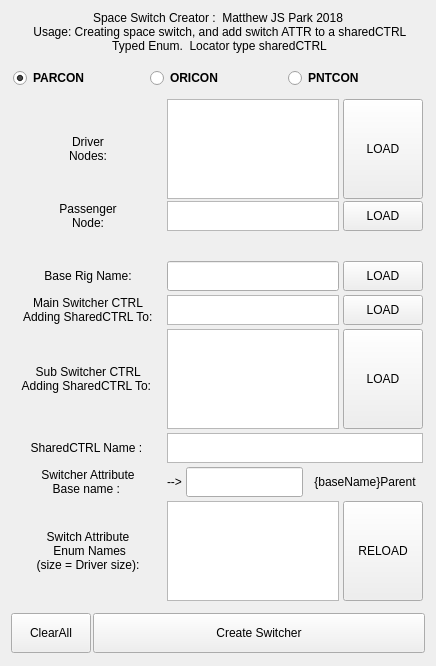
<?xml version="1.0" encoding="UTF-8"?>
<ui version="4.0">
 <class>main_widget</class>
 <widget class="QWidget" name="main_widget">
  <property name="geometry">
   <rect>
    <x>0</x>
    <y>0</y>
    <width>435</width>
    <height>665</height>
   </rect>
  </property>
  <property name="windowTitle">
   <string>Form</string>
  </property>
  <layout class="QVBoxLayout" name="verticalLayout_3">
   <item>
    <widget class="QLabel" name="context_label">
     <property name="text">
      <string>Space Switch Creator :  Matthew JS Park 2018 
 Usage: Creating space switch, and add switch ATTR to a sharedCTRL 
 Typed Enum.  Locator type sharedCTRL</string>
     </property>
     <property name="alignment">
      <set>Qt::AlignCenter</set>
     </property>
     <property name="wordWrap">
      <bool>false</bool>
     </property>
    </widget>
   </item>
   <item>
    <widget class="QWidget" name="driver_passenger_widget" native="true">
     <property name="sizePolicy">
      <sizepolicy hsizetype="Preferred" vsizetype="Preferred">
       <horstretch>0</horstretch>
       <verstretch>0</verstretch>
      </sizepolicy>
     </property>
     <layout class="QVBoxLayout" name="verticalLayout_2">
      <property name="spacing">
       <number>2</number>
      </property>
      <property name="margin">
       <number>0</number>
      </property>
      <item>
       <widget class="QWidget" name="type_widget" native="true">
        <property name="font">
         <font>
          <weight>75</weight>
          <bold>true</bold>
         </font>
        </property>
        <property name="layoutDirection">
         <enum>Qt::LeftToRight</enum>
        </property>
        <layout class="QHBoxLayout" name="horizontalLayout_9">
         <property name="spacing">
          <number>2</number>
         </property>
         <property name="leftMargin">
          <number>2</number>
         </property>
         <property name="topMargin">
          <number>9</number>
         </property>
         <property name="rightMargin">
          <number>2</number>
         </property>
         <property name="bottomMargin">
          <number>9</number>
         </property>
         <item>
          <widget class="QRadioButton" name="parcon_radio">
           <property name="layoutDirection">
            <enum>Qt::LeftToRight</enum>
           </property>
           <property name="text">
            <string>PARCON</string>
           </property>
           <property name="checked">
            <bool>true</bool>
           </property>
          </widget>
         </item>
         <item>
          <widget class="QRadioButton" name="oricon_radio">
           <property name="layoutDirection">
            <enum>Qt::LeftToRight</enum>
           </property>
           <property name="text">
            <string>ORICON</string>
           </property>
          </widget>
         </item>
         <item>
          <widget class="QRadioButton" name="pntcon_radio">
           <property name="layoutDirection">
            <enum>Qt::LeftToRight</enum>
           </property>
           <property name="text">
            <string>PNTCON</string>
           </property>
          </widget>
         </item>
        </layout>
       </widget>
      </item>
      <item>
       <widget class="QWidget" name="driver_widget" native="true">
        <property name="sizePolicy">
         <sizepolicy hsizetype="Preferred" vsizetype="Preferred">
          <horstretch>0</horstretch>
          <verstretch>0</verstretch>
         </sizepolicy>
        </property>
        <layout class="QHBoxLayout" name="horizontalLayout_3">
         <property name="spacing">
          <number>4</number>
         </property>
         <property name="leftMargin">
          <number>2</number>
         </property>
         <property name="topMargin">
          <number>0</number>
         </property>
         <property name="rightMargin">
          <number>2</number>
         </property>
         <property name="bottomMargin">
          <number>0</number>
         </property>
         <item>
          <widget class="QLabel" name="driver_label">
           <property name="sizePolicy">
            <sizepolicy hsizetype="Minimum" vsizetype="Preferred">
             <horstretch>0</horstretch>
             <verstretch>0</verstretch>
            </sizepolicy>
           </property>
           <property name="minimumSize">
            <size>
             <width>150</width>
             <height>0</height>
            </size>
           </property>
           <property name="text">
            <string>Driver
 Nodes: </string>
           </property>
           <property name="alignment">
            <set>Qt::AlignCenter</set>
           </property>
           <property name="wordWrap">
            <bool>false</bool>
           </property>
          </widget>
         </item>
         <item>
          <widget class="QListWidget" name="driver_list">
           <property name="sizePolicy">
            <sizepolicy hsizetype="Expanding" vsizetype="Preferred">
             <horstretch>0</horstretch>
             <verstretch>0</verstretch>
            </sizepolicy>
           </property>
           <property name="minimumSize">
            <size>
             <width>0</width>
             <height>100</height>
            </size>
           </property>
           <property name="maximumSize">
            <size>
             <width>16777215</width>
             <height>100</height>
            </size>
           </property>
           <property name="font">
            <font>
             <weight>75</weight>
             <bold>true</bold>
            </font>
           </property>
           <property name="frameShadow">
            <enum>QFrame::Sunken</enum>
           </property>
           <property name="tabKeyNavigation">
            <bool>false</bool>
           </property>
           <property name="dragEnabled">
            <bool>false</bool>
           </property>
           <property name="selectionMode">
            <enum>QAbstractItemView::ExtendedSelection</enum>
           </property>
           <property name="movement">
            <enum>QListView::Static</enum>
           </property>
           <property name="spacing">
            <number>2</number>
           </property>
          </widget>
         </item>
         <item>
          <widget class="QPushButton" name="driver_btn">
           <property name="sizePolicy">
            <sizepolicy hsizetype="Preferred" vsizetype="Preferred">
             <horstretch>0</horstretch>
             <verstretch>0</verstretch>
            </sizepolicy>
           </property>
           <property name="minimumSize">
            <size>
             <width>80</width>
             <height>0</height>
            </size>
           </property>
           <property name="maximumSize">
            <size>
             <width>80</width>
             <height>16777215</height>
            </size>
           </property>
           <property name="text">
            <string>LOAD</string>
           </property>
          </widget>
         </item>
        </layout>
       </widget>
      </item>
      <item>
       <widget class="QWidget" name="passenger_widget" native="true">
        <property name="sizePolicy">
         <sizepolicy hsizetype="Preferred" vsizetype="Fixed">
          <horstretch>0</horstretch>
          <verstretch>0</verstretch>
         </sizepolicy>
        </property>
        <layout class="QHBoxLayout" name="horizontalLayout_8">
         <property name="spacing">
          <number>4</number>
         </property>
         <property name="leftMargin">
          <number>2</number>
         </property>
         <property name="topMargin">
          <number>0</number>
         </property>
         <property name="rightMargin">
          <number>2</number>
         </property>
         <property name="bottomMargin">
          <number>0</number>
         </property>
         <item>
          <widget class="QLabel" name="passenger_label">
           <property name="sizePolicy">
            <sizepolicy hsizetype="Minimum" vsizetype="Preferred">
             <horstretch>0</horstretch>
             <verstretch>0</verstretch>
            </sizepolicy>
           </property>
           <property name="minimumSize">
            <size>
             <width>150</width>
             <height>0</height>
            </size>
           </property>
           <property name="text">
            <string>Passenger
 Node: </string>
           </property>
           <property name="alignment">
            <set>Qt::AlignCenter</set>
           </property>
           <property name="wordWrap">
            <bool>false</bool>
           </property>
          </widget>
         </item>
         <item>
          <widget class="QListWidget" name="passenger_list">
           <property name="sizePolicy">
            <sizepolicy hsizetype="Expanding" vsizetype="Maximum">
             <horstretch>0</horstretch>
             <verstretch>0</verstretch>
            </sizepolicy>
           </property>
           <property name="minimumSize">
            <size>
             <width>0</width>
             <height>30</height>
            </size>
           </property>
           <property name="maximumSize">
            <size>
             <width>16777215</width>
             <height>30</height>
            </size>
           </property>
           <property name="frameShadow">
            <enum>QFrame::Sunken</enum>
           </property>
          </widget>
         </item>
         <item>
          <widget class="QPushButton" name="passenger_btn">
           <property name="sizePolicy">
            <sizepolicy hsizetype="Preferred" vsizetype="Preferred">
             <horstretch>0</horstretch>
             <verstretch>0</verstretch>
            </sizepolicy>
           </property>
           <property name="minimumSize">
            <size>
             <width>80</width>
             <height>30</height>
            </size>
           </property>
           <property name="maximumSize">
            <size>
             <width>80</width>
             <height>16777215</height>
            </size>
           </property>
           <property name="text">
            <string>LOAD</string>
           </property>
          </widget>
         </item>
        </layout>
       </widget>
      </item>
     </layout>
    </widget>
   </item>
   <item>
    <spacer name="horizontalSpacer">
     <property name="orientation">
      <enum>Qt::Horizontal</enum>
     </property>
     <property name="sizeType">
      <enum>QSizePolicy::MinimumExpanding</enum>
     </property>
     <property name="sizeHint" stdset="0">
      <size>
       <width>414</width>
       <height>20</height>
      </size>
     </property>
    </spacer>
   </item>
   <item>
    <widget class="QWidget" name="shared_ctrl_widget" native="true">
     <property name="sizePolicy">
      <sizepolicy hsizetype="Preferred" vsizetype="Preferred">
       <horstretch>0</horstretch>
       <verstretch>0</verstretch>
      </sizepolicy>
     </property>
     <property name="minimumSize">
      <size>
       <width>0</width>
       <height>0</height>
      </size>
     </property>
     <layout class="QVBoxLayout" name="verticalLayout">
      <property name="spacing">
       <number>0</number>
      </property>
      <property name="leftMargin">
       <number>0</number>
      </property>
      <property name="topMargin">
       <number>2</number>
      </property>
      <property name="rightMargin">
       <number>0</number>
      </property>
      <property name="bottomMargin">
       <number>2</number>
      </property>
      <item>
       <widget class="QWidget" name="base_rig_widget" native="true">
        <layout class="QHBoxLayout" name="horizontalLayout_5">
         <property name="spacing">
          <number>4</number>
         </property>
         <property name="margin">
          <number>2</number>
         </property>
         <item>
          <widget class="QLabel" name="base_rig_label">
           <property name="sizePolicy">
            <sizepolicy hsizetype="Minimum" vsizetype="Preferred">
             <horstretch>0</horstretch>
             <verstretch>0</verstretch>
            </sizepolicy>
           </property>
           <property name="minimumSize">
            <size>
             <width>150</width>
             <height>0</height>
            </size>
           </property>
           <property name="text">
            <string>Base Rig Name:</string>
           </property>
           <property name="alignment">
            <set>Qt::AlignCenter</set>
           </property>
          </widget>
         </item>
         <item>
          <widget class="QLineEdit" name="base_rig_line">
           <property name="minimumSize">
            <size>
             <width>100</width>
             <height>30</height>
            </size>
           </property>
           <property name="maximumSize">
            <size>
             <width>16777215</width>
             <height>30</height>
            </size>
           </property>
          </widget>
         </item>
         <item>
          <widget class="QPushButton" name="base_rig_btn">
           <property name="minimumSize">
            <size>
             <width>80</width>
             <height>30</height>
            </size>
           </property>
           <property name="maximumSize">
            <size>
             <width>16777215</width>
             <height>30</height>
            </size>
           </property>
           <property name="text">
            <string>LOAD</string>
           </property>
          </widget>
         </item>
        </layout>
       </widget>
      </item>
      <item>
       <widget class="QWidget" name="switcher_widget" native="true">
        <layout class="QHBoxLayout" name="horizontalLayout_7">
         <property name="spacing">
          <number>4</number>
         </property>
         <property name="margin">
          <number>2</number>
         </property>
         <item>
          <widget class="QLabel" name="switcher_label">
           <property name="sizePolicy">
            <sizepolicy hsizetype="Minimum" vsizetype="Preferred">
             <horstretch>0</horstretch>
             <verstretch>0</verstretch>
            </sizepolicy>
           </property>
           <property name="minimumSize">
            <size>
             <width>150</width>
             <height>0</height>
            </size>
           </property>
           <property name="text">
            <string>Main Switcher CTRL
 Adding SharedCTRL To: </string>
           </property>
           <property name="alignment">
            <set>Qt::AlignCenter</set>
           </property>
           <property name="wordWrap">
            <bool>false</bool>
           </property>
          </widget>
         </item>
         <item>
          <widget class="QListWidget" name="switcher_list">
           <property name="sizePolicy">
            <sizepolicy hsizetype="Expanding" vsizetype="Maximum">
             <horstretch>0</horstretch>
             <verstretch>0</verstretch>
            </sizepolicy>
           </property>
           <property name="minimumSize">
            <size>
             <width>0</width>
             <height>30</height>
            </size>
           </property>
           <property name="maximumSize">
            <size>
             <width>16777215</width>
             <height>30</height>
            </size>
           </property>
           <property name="frameShadow">
            <enum>QFrame::Sunken</enum>
           </property>
          </widget>
         </item>
         <item>
          <widget class="QPushButton" name="switcher_btn">
           <property name="sizePolicy">
            <sizepolicy hsizetype="Preferred" vsizetype="Preferred">
             <horstretch>0</horstretch>
             <verstretch>0</verstretch>
            </sizepolicy>
           </property>
           <property name="minimumSize">
            <size>
             <width>80</width>
             <height>30</height>
            </size>
           </property>
           <property name="maximumSize">
            <size>
             <width>80</width>
             <height>16777215</height>
            </size>
           </property>
           <property name="text">
            <string>LOAD</string>
           </property>
          </widget>
         </item>
        </layout>
       </widget>
      </item>
      <item>
       <widget class="QWidget" name="sub_switcher_widget" native="true">
        <property name="sizePolicy">
         <sizepolicy hsizetype="Preferred" vsizetype="Preferred">
          <horstretch>0</horstretch>
          <verstretch>0</verstretch>
         </sizepolicy>
        </property>
        <layout class="QHBoxLayout" name="horizontalLayout_6">
         <property name="spacing">
          <number>4</number>
         </property>
         <property name="margin">
          <number>2</number>
         </property>
         <item>
          <widget class="QLabel" name="sub_switcher_label">
           <property name="sizePolicy">
            <sizepolicy hsizetype="Minimum" vsizetype="Preferred">
             <horstretch>0</horstretch>
             <verstretch>0</verstretch>
            </sizepolicy>
           </property>
           <property name="minimumSize">
            <size>
             <width>150</width>
             <height>0</height>
            </size>
           </property>
           <property name="text">
            <string>Sub Switcher CTRL 
Adding SharedCTRL To: </string>
           </property>
           <property name="alignment">
            <set>Qt::AlignCenter</set>
           </property>
           <property name="wordWrap">
            <bool>false</bool>
           </property>
          </widget>
         </item>
         <item>
          <widget class="QListWidget" name="sub_switcher_list">
           <property name="sizePolicy">
            <sizepolicy hsizetype="Expanding" vsizetype="Preferred">
             <horstretch>0</horstretch>
             <verstretch>0</verstretch>
            </sizepolicy>
           </property>
           <property name="minimumSize">
            <size>
             <width>0</width>
             <height>100</height>
            </size>
           </property>
           <property name="maximumSize">
            <size>
             <width>16777215</width>
             <height>100</height>
            </size>
           </property>
           <property name="font">
            <font>
             <weight>75</weight>
             <bold>true</bold>
            </font>
           </property>
           <property name="frameShadow">
            <enum>QFrame::Sunken</enum>
           </property>
           <property name="selectionMode">
            <enum>QAbstractItemView::ExtendedSelection</enum>
           </property>
           <property name="resizeMode">
            <enum>QListView::Fixed</enum>
           </property>
           <property name="spacing">
            <number>2</number>
           </property>
          </widget>
         </item>
         <item>
          <widget class="QPushButton" name="sub_switcher_btn">
           <property name="sizePolicy">
            <sizepolicy hsizetype="Preferred" vsizetype="Preferred">
             <horstretch>0</horstretch>
             <verstretch>0</verstretch>
            </sizepolicy>
           </property>
           <property name="minimumSize">
            <size>
             <width>80</width>
             <height>0</height>
            </size>
           </property>
           <property name="maximumSize">
            <size>
             <width>80</width>
             <height>16777215</height>
            </size>
           </property>
           <property name="text">
            <string>LOAD</string>
           </property>
          </widget>
         </item>
        </layout>
       </widget>
      </item>
      <item>
       <widget class="QWidget" name="shared_name_widget" native="true">
        <layout class="QHBoxLayout" name="horizontalLayout_4">
         <property name="spacing">
          <number>4</number>
         </property>
         <property name="margin">
          <number>2</number>
         </property>
         <item>
          <widget class="QLabel" name="shared_name_label">
           <property name="sizePolicy">
            <sizepolicy hsizetype="Minimum" vsizetype="Preferred">
             <horstretch>0</horstretch>
             <verstretch>0</verstretch>
            </sizepolicy>
           </property>
           <property name="minimumSize">
            <size>
             <width>150</width>
             <height>30</height>
            </size>
           </property>
           <property name="text">
            <string>SharedCTRL Name : </string>
           </property>
           <property name="alignment">
            <set>Qt::AlignCenter</set>
           </property>
           <property name="wordWrap">
            <bool>false</bool>
           </property>
          </widget>
         </item>
         <item>
          <widget class="QListWidget" name="shared_name_list">
           <property name="sizePolicy">
            <sizepolicy hsizetype="Expanding" vsizetype="Maximum">
             <horstretch>0</horstretch>
             <verstretch>0</verstretch>
            </sizepolicy>
           </property>
           <property name="minimumSize">
            <size>
             <width>0</width>
             <height>30</height>
            </size>
           </property>
           <property name="maximumSize">
            <size>
             <width>16777215</width>
             <height>30</height>
            </size>
           </property>
           <property name="editTriggers">
            <set>QAbstractItemView::DoubleClicked|QAbstractItemView::EditKeyPressed|QAbstractItemView::SelectedClicked</set>
           </property>
           <property name="selectionMode">
            <enum>QAbstractItemView::ExtendedSelection</enum>
           </property>
          </widget>
         </item>
        </layout>
       </widget>
      </item>
      <item>
       <widget class="QWidget" name="attr_name_widget" native="true">
        <layout class="QHBoxLayout" name="horizontalLayout">
         <property name="spacing">
          <number>4</number>
         </property>
         <property name="margin">
          <number>2</number>
         </property>
         <item>
          <widget class="QLabel" name="attr_name_label">
           <property name="sizePolicy">
            <sizepolicy hsizetype="Minimum" vsizetype="Preferred">
             <horstretch>0</horstretch>
             <verstretch>0</verstretch>
            </sizepolicy>
           </property>
           <property name="minimumSize">
            <size>
             <width>150</width>
             <height>30</height>
            </size>
           </property>
           <property name="text">
            <string>Switcher Attribute
Base name : </string>
           </property>
           <property name="alignment">
            <set>Qt::AlignCenter</set>
           </property>
           <property name="wordWrap">
            <bool>false</bool>
           </property>
          </widget>
         </item>
         <item>
          <widget class="QLabel" name="attr_arrow_label">
           <property name="text">
            <string>--&gt;</string>
           </property>
          </widget>
         </item>
         <item>
          <widget class="QLineEdit" name="attr_name_line">
           <property name="sizePolicy">
            <sizepolicy hsizetype="Expanding" vsizetype="Fixed">
             <horstretch>0</horstretch>
             <verstretch>0</verstretch>
            </sizepolicy>
           </property>
           <property name="minimumSize">
            <size>
             <width>0</width>
             <height>30</height>
            </size>
           </property>
          </widget>
         </item>
         <item>
          <widget class="QLabel" name="attr_fullname_label">
           <property name="sizePolicy">
            <sizepolicy hsizetype="MinimumExpanding" vsizetype="Preferred">
             <horstretch>0</horstretch>
             <verstretch>0</verstretch>
            </sizepolicy>
           </property>
           <property name="text">
            <string>{baseName}Parent</string>
           </property>
           <property name="alignment">
            <set>Qt::AlignCenter</set>
           </property>
          </widget>
         </item>
        </layout>
       </widget>
      </item>
      <item>
       <widget class="QWidget" name="enum_name_widget" native="true">
        <property name="sizePolicy">
         <sizepolicy hsizetype="Preferred" vsizetype="Preferred">
          <horstretch>0</horstretch>
          <verstretch>0</verstretch>
         </sizepolicy>
        </property>
        <layout class="QHBoxLayout" name="horizontalLayout_2">
         <property name="spacing">
          <number>4</number>
         </property>
         <property name="margin">
          <number>2</number>
         </property>
         <item>
          <widget class="QLabel" name="enum_name_label">
           <property name="sizePolicy">
            <sizepolicy hsizetype="Minimum" vsizetype="Preferred">
             <horstretch>0</horstretch>
             <verstretch>0</verstretch>
            </sizepolicy>
           </property>
           <property name="minimumSize">
            <size>
             <width>150</width>
             <height>0</height>
            </size>
           </property>
           <property name="text">
            <string>Switch Attribute
 Enum Names 
 (size = Driver size): </string>
           </property>
           <property name="alignment">
            <set>Qt::AlignCenter</set>
           </property>
           <property name="wordWrap">
            <bool>false</bool>
           </property>
          </widget>
         </item>
         <item>
          <widget class="QTextEdit" name="enum_name_textedit">
           <property name="sizePolicy">
            <sizepolicy hsizetype="Expanding" vsizetype="Maximum">
             <horstretch>0</horstretch>
             <verstretch>0</verstretch>
            </sizepolicy>
           </property>
           <property name="minimumSize">
            <size>
             <width>0</width>
             <height>100</height>
            </size>
           </property>
           <property name="maximumSize">
            <size>
             <width>16777215</width>
             <height>100</height>
            </size>
           </property>
          </widget>
         </item>
         <item>
          <widget class="QPushButton" name="enum_name_btn">
           <property name="sizePolicy">
            <sizepolicy hsizetype="Preferred" vsizetype="Preferred">
             <horstretch>0</horstretch>
             <verstretch>0</verstretch>
            </sizepolicy>
           </property>
           <property name="minimumSize">
            <size>
             <width>80</width>
             <height>0</height>
            </size>
           </property>
           <property name="maximumSize">
            <size>
             <width>80</width>
             <height>16777215</height>
            </size>
           </property>
           <property name="text">
            <string>RELOAD</string>
           </property>
          </widget>
         </item>
        </layout>
       </widget>
      </item>
     </layout>
    </widget>
   </item>
   <item>
    <widget class="QWidget" name="btn_widget" native="true">
     <layout class="QHBoxLayout" name="horizontalLayout_10">
      <property name="spacing">
       <number>2</number>
      </property>
      <property name="leftMargin">
       <number>0</number>
      </property>
      <property name="topMargin">
       <number>2</number>
      </property>
      <property name="rightMargin">
       <number>0</number>
      </property>
      <property name="bottomMargin">
       <number>2</number>
      </property>
      <item>
       <widget class="QPushButton" name="clear_btn">
        <property name="minimumSize">
         <size>
          <width>80</width>
          <height>40</height>
         </size>
        </property>
        <property name="maximumSize">
         <size>
          <width>80</width>
          <height>16777215</height>
         </size>
        </property>
        <property name="text">
         <string>ClearAll</string>
        </property>
       </widget>
      </item>
      <item>
       <widget class="QPushButton" name="create_btn">
        <property name="sizePolicy">
         <sizepolicy hsizetype="MinimumExpanding" vsizetype="Fixed">
          <horstretch>0</horstretch>
          <verstretch>0</verstretch>
         </sizepolicy>
        </property>
        <property name="minimumSize">
         <size>
          <width>0</width>
          <height>40</height>
         </size>
        </property>
        <property name="text">
         <string>Create Switcher</string>
        </property>
       </widget>
      </item>
     </layout>
    </widget>
   </item>
  </layout>
 </widget>
 <resources/>
 <connections/>
</ui>
